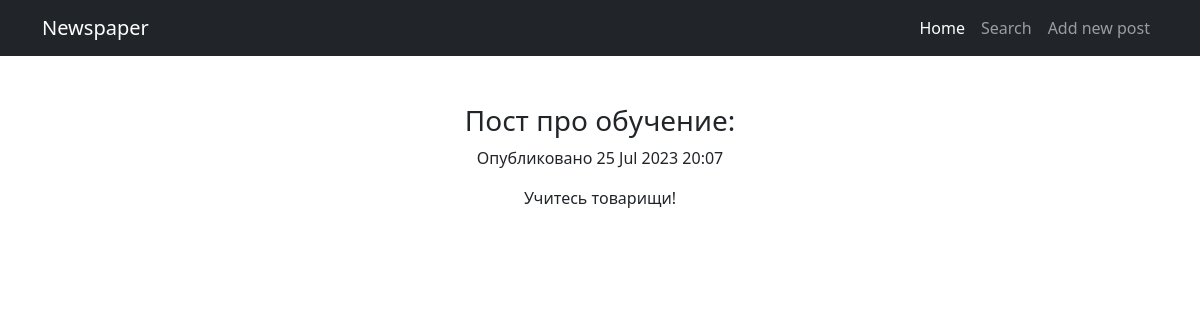
Page /news/5/ on the committed database.
### news/models.py (models this page shows, shortened)
class Post(models.Model):
    author = models.ForeignKey(Author, on_delete=models.CASCADE)
    ARTICLE = 'AR'
    NEWS = 'NW'
    CHOICES = [
        (ARTICLE, 'Статья'),
        (NEWS, 'Новость')
    ]
    choice = models.CharField(max_length=2, choices=CHOICES, default=ARTICLE)
    createDate = models.DateTimeField(auto_now_add=True)
    category = models.ManyToManyField(Category, through='PostCategory')
    postTitle = models.CharField(max_length=255)
    postText = models.TextField()
    postRating = models.IntegerField(default=0)

### news/views.py (the view)
# urls.py: path('<int:pk>/', PostDetail.as_view(), name='postDetail'),
class PostDetail(DetailView):
    model = Post
    template_name = 'post.html'
    context_object_name = 'post'

### news/templatetags/custom_filters.py (called while the page is built)
@register.filter(name='censor')
def censor(value):
    bad_words = ['плохое_слово1', 'плохое_слово2', 'плохое_слово3', 'плохое_слово4']
    for w in bad_words:
        if w in value:
            value = value.replace(w, '***')
    return value

### templates/post.html (shortened to what this page needs)
{% extends 'default.html' %}
{% block content %}
<h3>{{ post.postTitle|censor }}:</h3>
<p>Опубликовано {{ post.createDate|date:'d M Y H:m' }}</p>
{{ post.postText|censor }}
{% endblock content %}

### rows in the picture
Post: postTitle|censor "Пост про обучение", createDate "25 Jul 2023 20:07", postText|censor "Учитесь товарищи!"
